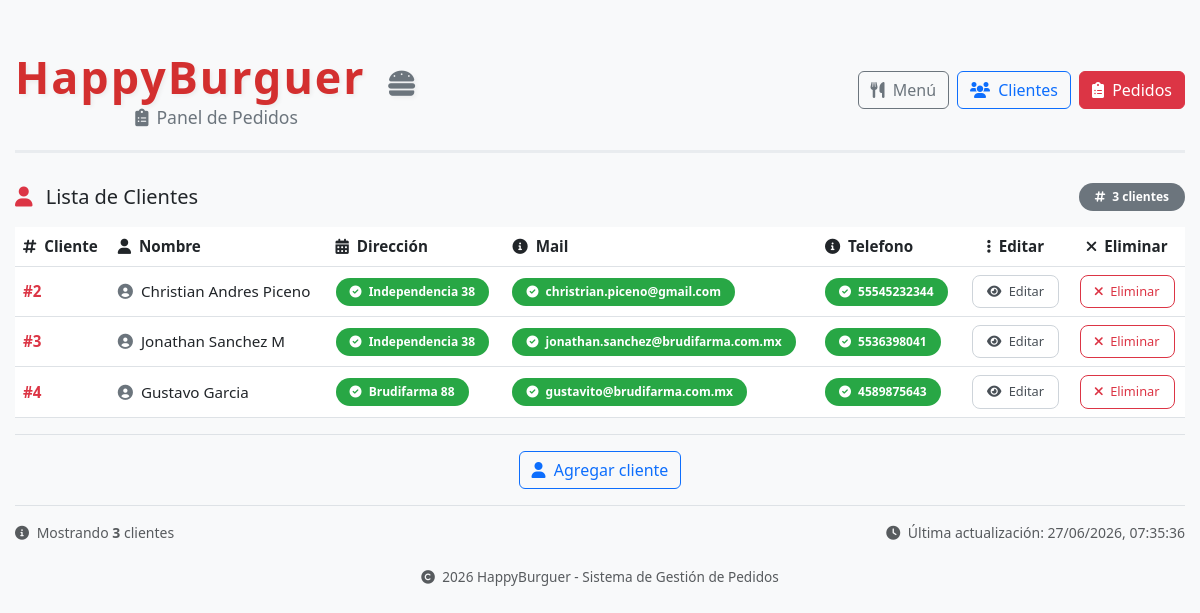
Before: /clientes with the older database file.
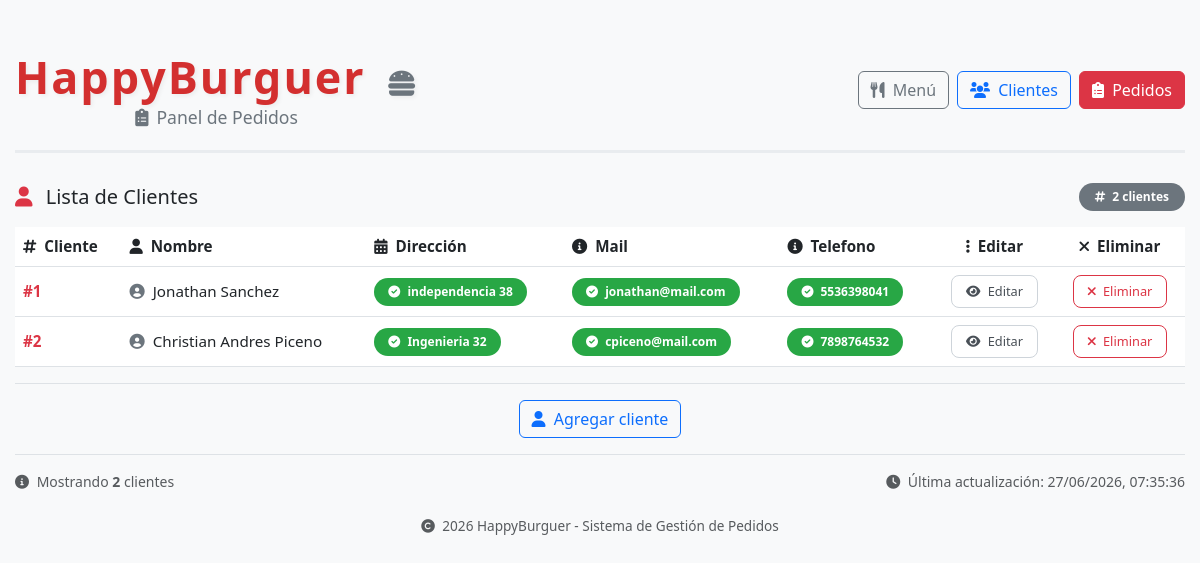
After: the same page with the newer database file.
### tables this page shows
CREATE TABLE Clientes (
                                    clave INTEGER PRIMARY KEY AUTOINCREMENT NOT NULL,
                                    nombre varchar(200) Not Null,
                                    direccion varchar(300),
                                    correo_electronico varchar(100),
                                    telefono varchar(15));

### routes/clientes.py (the view)
@cliente_bp.route("/clientes")
def listar_clientes():
    clientes = clientes_model.obtener()
    return render_template("clientes.html", clientes=clientes)

### db/db.py (called while the page is built)
    def getConnection(self):
        conn = sqlite3.connect(self.nombreDb)
        conn.execute("PRAGMA foreign_keys = ON")
        return conn

### models/cliente.py (called while the page is built)
    def obtener(self):
        with self.db.getConnection() as conn:
            return conn.execute("Select * From Clientes").fetchall()

### templates/clientes.html
{% extends 'layout.html' %}
{% block contenido %}
    <div class="clientes-card">
            <div class="d-flex justify-content-between align-items-center mb-3 flex-wrap">
                <h5 class="mb-0">
                    <i class="fas fa-user me-2 text-danger"></i>
                    Lista de Clientes
                </h5>
                <span class="badge bg-secondary rounded-pill px-3 py-2">
                    <i class="fas fa-hashtag me-1"></i> {{ clientes|length }} clientes
                </span>
            </div>
            <div class="table-responsive">
                <table class="table table-clientes table-hover align-middle">
                    <thead>
                        <tr>
                            <th><i class="fas fa-hashtag me-1"></i> Cliente</th>
                            <th><i class="fas fa-user me-1"></i> Nombre</th>
                            <th><i class="fas fa-calendar-alt me-1"></i> Dirección</th>
                            <th><i class="fas fa-info-circle me-1"></i> Mail</th>
                            <th><i class="fas fa-info-circle me-1"></i> Telefono</th>
                            <th class="text-center"><i class="fas fa-ellipsis-v me-1"></i> Editar</th>
                            <th class="text-center"><i class="fas fa-times me-1"></i> Eliminar</th>
                        </tr>
                    </thead>
                    <tbody>
                        {% for c in clientes %}
                            <tr>
                                <td><span class="fw-bold text-danger">#{{ c[0] }}</span></td>
                                <td><i class="fas fa-user-circle me-2 text-secondary"></i>{{ c[1] }}</td>
                                <td><span class="badge-activo"><i class="fas fa-check-circle me-1"></i> {{ c[2] }}</span></td>
                                <td><span class="badge-activo"><i class="fas fa-check-circle me-1"></i> {{ c[3] }}</span></td>
                                <td><span class="badge-activo"><i class="fas fa-check-circle me-1"></i> {{ c[4] }}</span></td>
                                <td class="text-center">
                                    <a href="{{url_for('clientes.agrega_edita_clientes', cliente_id=c[0])}}">
                                        <button class="btn-detalle" title="Editar cliente">
                                            <i class="fas fa-eye me-1"></i> Editar
                                        </button>
                                    </a>
                                </td>
                                <td class="text-center">
                                    <form action="{{ url_for('clientes.elimina_cliente', cliente_id=c[0]) }}" method="POST" style="display:inline;">
                                        <button class="btn-cancelar" type="submit" title="Eliminar cliente">
                                            <i class="fas fa-times me-1"></i> Eliminar
                                        </button>
                                    </form>
                                </td>
                            </tr>
                        {% endfor %}
                    </tbody>
                </table>
            </div>
            <div class="d-flex justify-content-center align-items-center mt-3 pt-3 border-top flex-wrap">
                <a href="{{url_for('clientes.agrega_edita_clientes', cliente_id=0)}}">
                    <button class="btn btn-outline-primary" id="btnMenu">
                        <i class="fas fa-user me-1"></i> Agregar cliente
                    </button>
                </a>
            </div>
            <div class="d-flex justify-content-between align-items-center mt-3 pt-3 border-top flex-wrap">
                <small class="text-muted">
                    <i class="fas fa-info-circle me-1"></i>
                    Mostrando <strong>{{ clientes|length }}</strong> clientes
                </small>
                <small class="text-muted">
                    <i class="fas fa-clock me-1"></i>
                    Última actualización: <span id="hora-actual"></span>
                </small>
            </div>
        </div>
{% endblock %}

### templates/layout.html (shortened to what this page needs)
<!DOCTYPE html>
<html lang="es">
<head>
    <link href="https://cdn.jsdelivr.net/npm/bootstrap@5.3.0/dist/css/bootstrap.min.css" rel="stylesheet">
    <link rel="stylesheet" href="https://cdnjs.cloudflare.com/ajax/libs/font-awesome/6.0.0-beta3/css/all.min.css">
    <link rel="stylesheet" href="{{ url_for('static', filename='css/style.css') }}">
</head>
<body>
    <div class="main-container">
        <div class="page-header">
            <div class="d-flex flex-wrap align-items-center justify-content-between">
                <div>
                    <h1 class="mb-0">
                        HappyBurguer
                        <small><i class="fas fa-hamburger ms-2"></i></small>
                    </h1>
                    <p class="subtitle mb-0">
                        <i class="fas fa-clipboard-list me-2"></i>Panel de Pedidos
                    </p>
                </div>
                <div class="d-flex gap-2 mt-2 mt-sm-0">
                    <a href="{{url_for('menu.listar_menu')}}">
                        <button class="btn btn-outline-secondary" id="btnMenu">
                            <i class="fas fa-utensils me-1"></i> Menú
                        </button>
                    </a>
                    <a href="{{url_for('clientes.listar_clientes')}}">
                        <button class="btn btn-outline-primary" id="btnClientes">
                            <i class="fas fa-users me-1"></i> Clientes
                        </button>
                    </a>
                     <a href="{{url_for('pedidos.listar_pedidos')}}">
                        <button class="btn btn-danger" id="btnPedidos">
                            <i class="fas fa-clipboard-list me-1"></i> Pedidos
                        </button>
                     </a>
                </div>
            </div>
        </div>
        <main>
            {% block contenido %}{% endblock %}
        </main>
        <div class="text-center mt-4 text-muted" style="font-size: 0.85rem;">
            <p class="mb-0">
                <i class="fas fa-copyright me-1"></i> <span id="year"></span> HappyBurguer - Sistema de Gestión de Pedidos
            </p>
        </div>
    </div>
</body>
</html>

### static/css/style.css (style rules this page uses)
body { background-color: #f8f9fa; font-family: 'Segoe UI', Tahoma, Geneva, Verdana, sans-serif; }
.main-container { max-width: 1200px; margin: 0 auto; padding: 20px 15px; }
.page-header { text-align: center; padding: 30px 0 20px 0; margin-bottom: 30px; border-bottom: 3px solid #e9ecef; position: relative; }
.page-header h1 { font-size: 2.8rem; font-weight: 700; color: #d32f2f; letter-spacing: 2px; text-shadow: 2px 2px 4px rgba(0,0,0,0.05); margin-bottom: 5px; }
.page-header h1 small { font-size: 1.8rem; font-weight: 300; color: #6c757d; }
.page-header .subtitle { color: #6c757d; font-size: 1.1rem; font-weight: 300; }
.table-pedidos, .table-clientes, .table-menu { margin-bottom: 0; font-size: 0.95rem; min-width: 700px; }
.badge-activo { background-color: #28a745; color: #fff; padding: 5px 14px; border-radius: 20px; font-size: 0.75rem; font-weight: 600; display: inline-block; }
.btn-detalle { background: none; border: 1px solid #ced4da; color: #495057; padding: 6px 14px; border-radius: 8px; font-size: 0.8rem; transition: all 0.2s; }
.btn-cancelar { background: none; border: 1px solid #dc3545; color: #dc3545; padding: 6px 14px; border-radius: 8px; font-size: 0.8rem; transition: all 0.2s; }

Changed rows visible on the page:
removed Clientes: clave "3", nombre "Jonathan Sanchez M", direccion "Independencia 38", correo_electronico "jonathan.sanchez@brudifarma.com.mx", telefono "5536398041"
removed Clientes: clave "4", nombre "Gustavo Garcia", direccion "Brudifarma 88", correo_electronico "gustavito@brudifarma.com.mx", telefono "4589875643"
added Clientes: clave "1", nombre "Jonathan Sanchez", direccion "independencia 38", correo_electronico "jonathan@mail.com", telefono "5536398041"
changed Clientes "Christian Andres Piceno": direccion "Independencia 38" → "Ingenieria 32"; correo_electronico "christrian.piceno@gmail.com" → "cpiceno@mail.com"; telefono "55545232344" → "7898764532"
Other visible differences:
{{ clientes|length }}: "3" → "2"
